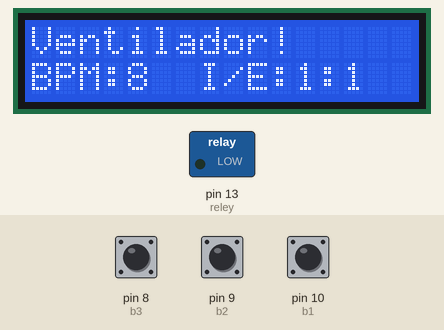
This sketch was run on a simulated Arduino Uno, built with avr-gcc and run on an emulated ATmega328P. On the bench: 16×2 character LCD, switched loads named in the sketch (green lamp = pin HIGH). Inputs (shaded band) come from the test bench; at power-on: pin 8 (b3) HIGH, pin 9 (b2) HIGH, pin 10 (b1) HIGH.

Above: at 1.2 s.
1.3 s: pin 8 (b3) pulled LOW for 1 s
At 2.9 s:
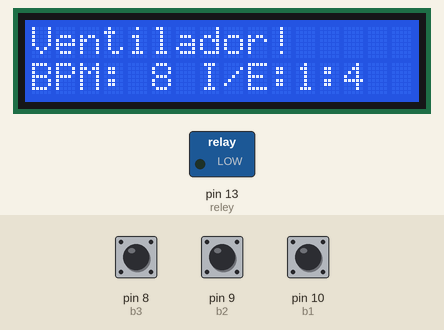
5.3 s: pin 9 (b2) pulled LOW for 1 s
At 6.4 s:
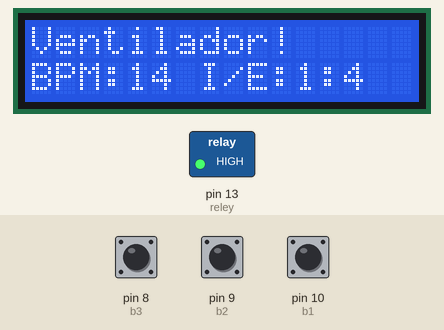
9.3 s: pin 8 (b3) pulled LOW for 0.15 s
At 10.2 s:
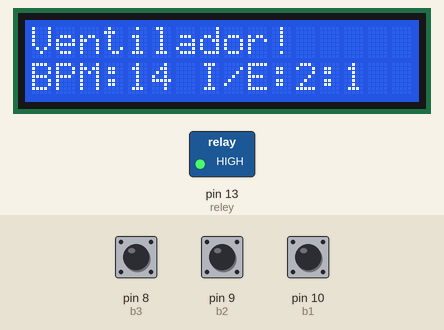
11.1 s: pin 10 (b1) pulled LOW for 0.15 s
At 11.6 s:
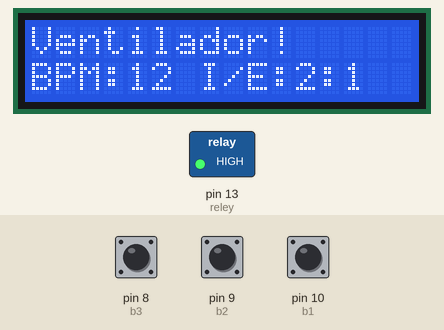
14.2 s: pin 10 (b1) pulled LOW for 1 s
At 16.4 s:
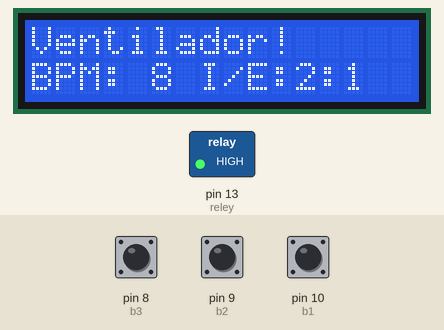
16.7 s: pin 9 (b2) pulled LOW for 3.2 s
At 20.6 s:
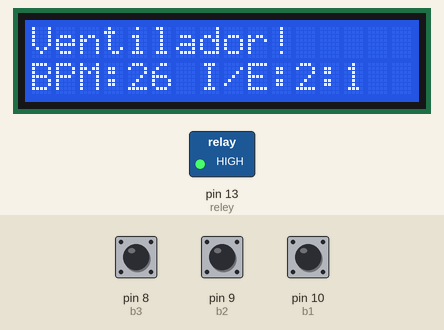
Timing chart, 0 to 22.4 s (numbered marks = the images above; inputs shaded):
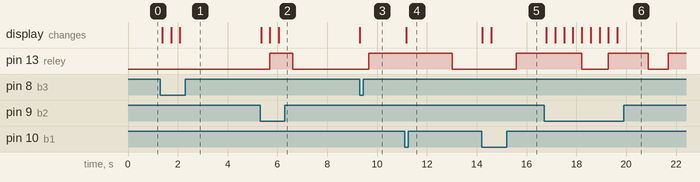

The sketch:

ventilatorCovid.ino
```cpp
/*
    The circuit:
 * LCD RS pin to digital pin 12
 * LCD Enable pin to digital pin 11
 * LCD D4 pin to digital pin 5
 * LCD D5 pin to digital pin 4
 * LCD D6 pin to digital pin 3
 * LCD D7 pin to digital pin 2
 * LCD R/W pin to ground
 * LCD VSS pin to ground
 * LCD VCC pin to 5V
 * 10K resistor:
 * ends to +5V and ground
 * wiper to LCD VO pin (pin 3)

 Button 1 (decrease BPM) pin 10
 Button 2 (increase BPM) pin 9
 Button 3 (change ratio) pin 8
 Relay (valve) controller (pin 13)
 */


#include <LiquidCrystal.h>
//Pin's Const declaration / Declaracion de constantes para los pines
const int b1 = 10;
const int b2 = 9;
const int b3 = 8;
const int reley = 13;
//Var Declaration /Declaracion de variables
long tempMillis= 0;         //Used to calculate "tiempo" on each loop / Se usa para calcular "tiempo" en cada loop
long tempo = 0;            //Used to save the valve on/off time / Variable usada para guardar el tiempo que lleva encendida/apagada la valvula
int ratio =0;               //Inhale/Exhale Ratio 1:1 (default) / Relación Inhalar/Exhalar  1:1 por default
int bpm = 8;                //Breaths Cycles Per Minute - Ciclos de respiracion por minuto
int state = 0;             //Indicates the state of valve 0 - off  1 - on  / Indica el estado de la valvula, 0 apagado  1 prendido
int itime = 3750;           //Inhale time-Tiempo de inhalacion
int etime = 3750;           //Exhale time-Tiempo de exhalacion
String ieratio= "1:1";      //lcd text
LiquidCrystal lcd(12, 11, 5, 4, 3, 2); //initialize lcd / inicializa la pantalla lcd


void changeTimes() //calculate inhale/exhale time according to BPM and ratio / Calcula los tiempos segun los BPM y la relacion i/e
{
  switch (ratio)
  {
    case 0 : itime = (60000/bpm) / 2;  //ratio 1:1
             etime = (60000/bpm) / 2;
             ieratio="1:1";
             break;

    case 1 : itime = (60000/bpm) / 3;  //ratio 1:2
             etime = 2*(60000/bpm) / 3;
             ieratio="1:2";
             break;

    case 2 : itime = (60000/bpm) / 4;  //ratio 1:3
             etime = 3*(60000/bpm) / 4;
             ieratio="1:3";
             break;

   case 3 : itime = (60000/bpm) / 5;  //ratio 1:4
            etime = 4*(60000/bpm) / 5;
            ieratio="1:4";
            break;

   case 4 : itime = 2*(60000/bpm) / 3;  //ratio 2:1
            etime = (60000/bpm) / 3;
            ieratio="2:1";
            break;
  }
}
void changeRatio() // Changes ratio var, possible values: 0 - 4 / Cambia el valor de la variable ratio, los valores posibles son del 0 - 4
{
  if(ratio <4){
    ratio ++;
  }
  else{
    ratio = 0;
  }
  changeTimes();
}
int status_change (int s) //change between inhale and exhale status / Cambia la variable para indicar cuando esta inhalando o exhalando
{
  if(s == 0){
    return 1;
  }
  else{
    return 0;
  }
}
int change_bpm (int s)  // Increase or decrease BPM by 2 in a range between 8 and 40 - Incrementa o decrementa los BPM en un rango de entre 8 y 40
{                       // Rhe function receives a int parameter, 1 to incease, 0 to decrease - Recibe un parametro de 1 para aumentar o 0 para disminuir
  int nbpm = 0;
  if (s == 1){
    if(bpm > 39){
      nbpm = 40;
    }
    else{
      nbpm = bpm + 2;
    }
  }

  if (s == 0){
    if(bpm <= 8){
      nbpm = 8;
    }
    else{
      nbpm = bpm - 2;
    }
  }
  return nbpm;
}
void initLCD() //Funciton to print texts on LCD - Funcion para imprimir los textos en la pantalla LCD
{
    lcd.clear();
    lcd.print("Ventilador!");
    lcd.setCursor(0,1);
    lcd.print("BPM:");
    if(bpm < 10){
      lcd.setCursor(5,1);
    }
    else{
      lcd.setCursor(4,1);
    }
//    lcd.setCursor(4,1);
    lcd.print(bpm);
    lcd.setCursor(7,1);
    lcd.print("I/E:");
    lcd.setCursor(11,1);
    lcd.print(ieratio);
}
void setup() {
  //Set buttons and relee - Declarar Botones y reley
  pinMode(b1, INPUT_PULLUP);
  pinMode(b2, INPUT_PULLUP);
  pinMode(b3, INPUT_PULLUP);
  pinMode(reley, OUTPUT);

  // set up the LCD's number of columns and rows: - Setea el numero de filas y columnas del LCD

  lcd.begin(16, 2);
  // Print a message to the LCD - Imprime el mensaje inicial en el LCD
  lcd.print("Ventilador!");
  lcd.setCursor(0,1);
  lcd.print("BPM:");
  lcd.setCursor(4,1);
  lcd.print(bpm);
  lcd.setCursor(7,1);
  lcd.print("I/E:");
  lcd.setCursor(11,1);
  lcd.print(ieratio);
}
void loop() {
  tempMillis = millis(); //check miliseconds at the begining - Guarda los milisegundos al inicio del ciclo
//Check status and time spent on that status - Revisa el estado actual y cuanto tiempo lleva en el
  if (state == 0){
    if (tempo >= etime)  {
      state = status_change(state);
      digitalWrite(reley, HIGH);
      tempo = 0;
    }
  }
  else{
    if (tempo >= itime){
      state = status_change(state);
      digitalWrite(reley, LOW);
      tempo = 0;
    }
  }
  //Check if buttons are pressed to modify global values - Revisa si se presionan botones para hacer el cambio de las variables globales
  if(digitalRead(b1)==LOW){
    bpm = change_bpm(0);
    initLCD();
    changeTimes();
    delay(250);
  }
  if(digitalRead(b2)==LOW){
    bpm = change_bpm(1);
    initLCD();
    changeTimes();
    delay(250);
  }
  if(digitalRead(b3)==LOW){
    changeRatio();
    initLCD();
    delay(250);
  }
  delay(100);
  tempo = tempo + (millis() - tempMillis); //calculates time spent in the whole loop - Calcula el tiempo que tardo en completar el ciclo
}
```

Measured:
- after the input at 1.3 s, pin 13 (reley): stays LOW (without the input it goes to HIGH after 2.6 s); the display: first changes after 0.07 s (image 1 shows a later state)
- after the input at 5.3 s, the display: first changes at once (image 2 shows a later state)
- after the input at 9.3 s, the display: changes at once (image 3)
- after the input at 11.1 s, the display: changes after 0.07 s (image 4)
- after the input at 14.2 s, pin 13 (reley): LOW → HIGH after 1.4 s instead of 0.52 s; the display: first changes at once (image 5 shows a later state)
- after the input at 16.7 s, pin 13 (reley): HIGH → LOW after 1.5 s instead of 3.9 s; the display: first changes after 0.09 s (image 6 shows a later state)
